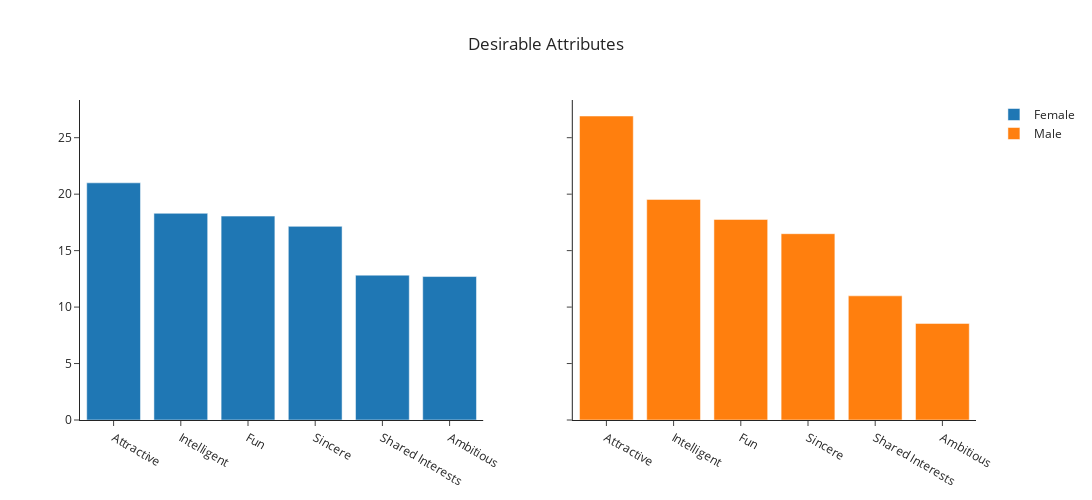

The notebook cell this image was saved under:
### Code cell
# Initialize the rows and columns of the plot

rows = 1
cols = 2
fig_attr_desirable = make_subplots(rows=rows, cols=cols, shared_yaxes=True)

row = 1
col = 1

# Add the traces to the plot

for i in df_desirable_attr["Gender"].unique():
    fig_attr_desirable.add_trace(
        go.Bar(
            x=df_desirable_attr[df_desirable_attr["Gender"] == "Male"].iloc[0][1:].sort_values(ascending=False).index,
            y=df_desirable_attr[df_desirable_attr["Gender"] == i].iloc[0][1:].sort_values(ascending=False),
            name=i,
        ),
        row=row,
        col=col,
    )
    row = 1
    col += 1


fig_attr_desirable.update_layout(
    title_text="Desirable Attributes",
    template="simple_white",
    width=1400,
    height=500,
    barmode="group",
)
fig_attr_desirable.update(layout=dict(title=dict(x=0.5)))
fig_attr_desirable.show()

### Figure 1 — Plotly figure (JSON) as saved in the notebook; plotly's stock layout.template omitted (floating-point values rounded to 4 significant figures)
{"data": [{"name": "Female", "type": "bar", "x": ["Attractive", "Intelligent", "Fun", "Sincere", "Shared Interests", "Ambitious"], "xaxis": "x", "y": [21.0, 18.31, 18.06, 17.15, 12.83, 12.7], "yaxis": "y"}, {"name": "Male", "type": "bar", "x": ["Attractive", "Intelligent", "Fun", "Sincere", "Shared Interests", "Ambitious"], "xaxis": "x2", "y": [26.92, 19.54, 17.76, 16.5, 11.0, 8.553], "yaxis": "y2"}], "layout": {"barmode": "group", "height": 500, "title": {"text": "Desirable Attributes", "x": 0.5}, "width": 1400, "xaxis": {"anchor": "y", "domain": [0, 0.45]}, "xaxis2": {"anchor": "y2", "domain": [0.55, 1]}, "yaxis": {"anchor": "x", "domain": [0, 1]}, "yaxis2": {"anchor": "x2", "domain": [0, 1], "matches": "y", "showticklabels": false}}}
